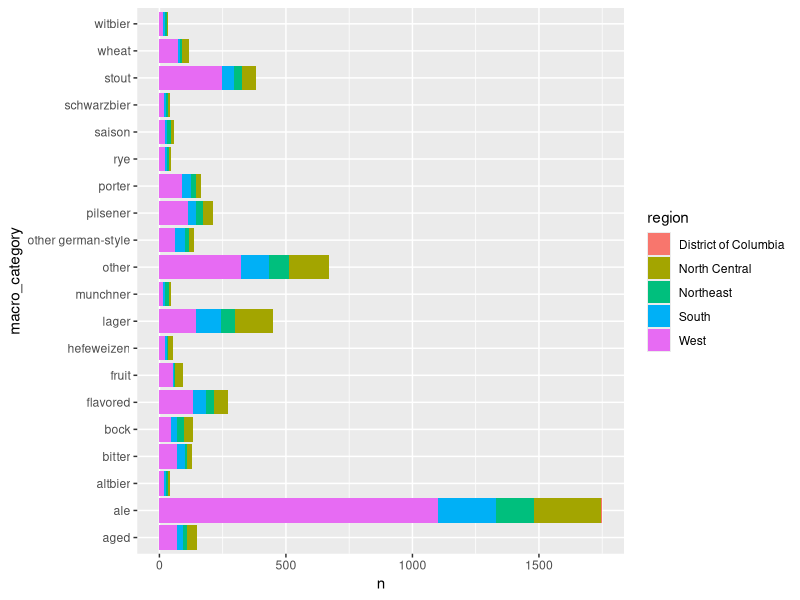

Source code (R):
## ---- chunk 1
library(knitr)
knitr::opts_chunk$set(echo = TRUE)
## ---- chunk 2
# load library
library(tidyverse)

# read data in
beer_awards <- read_csv("data/clean_beer_awards.csv")

# print head
head(beer_awards) %>%
  knitr::kable()
## ---- chunk 3
# start with beer awards data, filter out DC
# count awards (rows) per region
beer_awards %>%
  filter(region != "District of Columbia") %>%
  count(region) %>%
  arrange(-n) %>%
  kable(col.names = c("Region in the US", "Total Number of Awards"),
        caption = "Total number of awards per region (1987-2020)")
## ---- chunk 4
# start with beer awards data, filter out DC
# count awards per state and region
beer_awards %>%
  filter(region != "District of Columbia") %>%
  count(state, region) %>%
  group_by(region) %>%
  summarise(average_awards = mean(n)) %>%
  arrange(-average_awards) %>%
  kable(col.names = c("Region in the US", "Average Number of Awards"),
        digits = 2)

## ---- chunk 5
beer_awards %>%
  count(region, macro_category) %>%
  ggplot(aes(x = n,
             y = macro_category,
             fill = region)) +
  geom_col()
